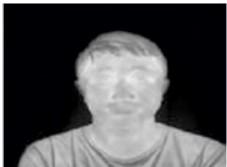
#> input picture server/greyscalenew/add 2.jpg, 227 x 167 px; its folder holds only this picture in this run
$ python produceData.py
#> lines starting #> are read from the running program, lines starting #| are printed output that depends on the picture
import cv2
import numpy as np
import matplotlib.pyplot as plt
from matplotlib import cm
import os

# Load grayscale image and apply color map
def apply_colormap(image_path, colormap_type):
#> called with image_path = 'greyscalenew/add 2.jpg', colormap_type = 'JET'
    image = cv2.imread(image_path, cv2.IMREAD_GRAYSCALE)
#> image: shape (167, 227); min 0, max 255, mean 77.3
    if image is None:
        raise ValueError(f"Image at {image_path} not found.")

    # Apply chosen colormap
    colormap_dict = {
        "JET": cv2.COLORMAP_JET,
        "HOT": cv2.COLORMAP_HOT,
        "COOL": cv2.COLORMAP_COOL,

    }

    if colormap_type in colormap_dict:
        if isinstance(colormap_dict[colormap_type], int):  # OpenCV colormaps
            color_image = cv2.applyColorMap(image, colormap_dict[colormap_type])
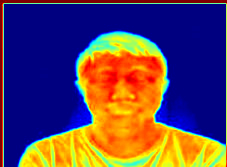
#> color_image: shape (167, 227, 3); mean B, G, R 89.2, 67.8, 93.9
        else:  # Matplotlib colormaps
            color_image = cm.ScalarMappable(cmap=colormap_dict[colormap_type]).to_rgba(image)[:, :, :3] * 255
            color_image = color_image.astype(np.uint8)
    else:
        raise ValueError("Unsupported colormap type. Choose from 'JET', 'HOT', 'COOL', 'RAINBOW', 'MAGMA', 'VIRIDIS'.")

    return color_image

# Save the heatmap images with the specified colormap
def save_colored_images(input_folder, output_folder, colormap_list):
    if not os.path.exists(output_folder):
        os.makedirs(output_folder)

    for filename in os.listdir(input_folder):
        if filename.endswith(".jpg") or filename.endswith(".png"):
            image_path = os.path.join(input_folder, filename)
            for cmap in colormap_list:
                heatmap_image = apply_colormap(image_path, cmap)
                output_path = os.path.join(output_folder, f"{filename.split('.')[0]}_{cmap}.jpg")
                cv2.imwrite(output_path, heatmap_image)
                print(f"Saved: {output_path}")

# Example usage
input_folder = "greyscalenew"  # Folder containing grayscale thermal images
output_folder = "heatmap_images_new"   # Folder to save generated heatmaps
colormap_list = ["JET", "HOT", "COOL"]  # Choose desired color maps

# Generate and save heatmaps
save_colored_images(input_folder, output_folder, colormap_list)

$ run again, on server/greyscalenew/add 6.jpg
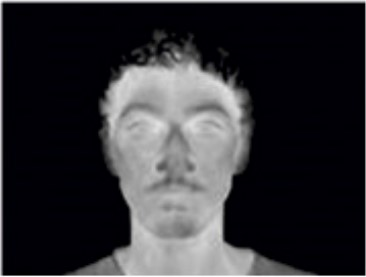
#> input picture server/greyscalenew/add 6.jpg, 366 x 277 px
#> in apply_colormap, `color_image = cv2.applyColorMap(image, colormap_dict[colormap_type])`:
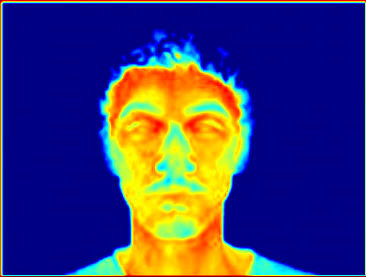
#> color_image: shape (277, 366, 3); mean B, G, R 110, 59.2, 61.7

$ run again, on server/greyscalenew/add 3.jpg
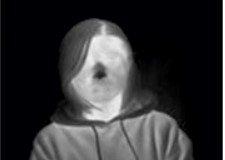
#> input picture server/greyscalenew/add 3.jpg, 225 x 160 px
#> in apply_colormap, `color_image = cv2.applyColorMap(image, colormap_dict[colormap_type])`:
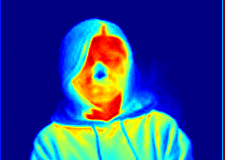
#> color_image: shape (160, 225, 3); mean B, G, R 136.4, 69.3, 44.1

$ run again, on server/greyscalenew/add 4.jpg
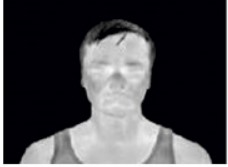
#> input picture server/greyscalenew/add 4.jpg, 228 x 167 px
#> in apply_colormap, `color_image = cv2.applyColorMap(image, colormap_dict[colormap_type])`:
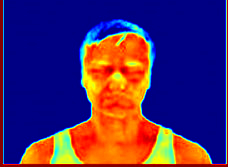
#> color_image: shape (167, 228, 3); mean B, G, R 96.8, 43, 78.2
